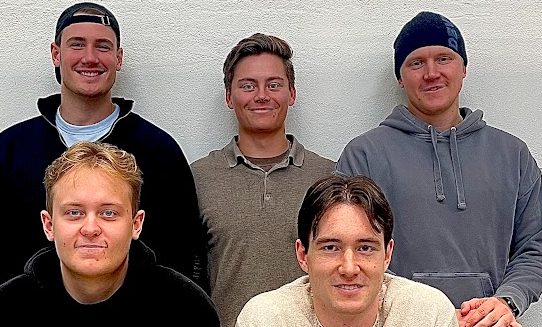
#> input picture LagetEfterPH.png, 542 x 327 px
$ python main.py
#> lines starting #> are read from the running program, lines starting #| are printed output that depends on the picture; after the words box and inside, x2 and y2 are one past the last pixel; in counts of white or black regions, pixels touching at a corner belong together
### EdgeDraw.py
import numpy as np
import cv2 as cv
from matplotlib import pyplot as plt
import turtle as t
from time import sleep

def segment(image_path, K=5, draw=False):
#> called with image_path = 'LagetEfterPH.png', K = 5, draw = False
    img = cv.imread(image_path) # Read the image
#> img is the input picture: shape (327, 542, 3); mean B, G, R 109.9, 113.7, 128.5
    img = cv.blur(img, (5,5), 0) # Blur to reduce noise
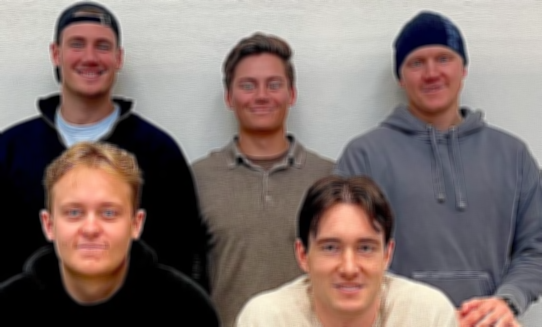
#> img: shape (327, 542, 3); mean B, G, R 109.9, 113.7, 128.5
    Z = img.reshape((-1,3)) # Reshape the image to a 2D array of pixels
    Z = np.float32(Z) # Convert to float32

    criteria = (cv.TERM_CRITERIA_EPS + cv.TERM_CRITERIA_MAX_ITER, 10, 1.0) # Define criteria
    K = 5  # Number of clusters
    _, labels, centers = cv.kmeans(Z, K, None, criteria, 10, cv.KMEANS_RANDOM_CENTERS) # Apply k-means
#> centers = [[53.94, 58.27, 81.1], [107.3, 125, 181], [7.77, 3.37, 4.02], [194.3, 200.6, 204.8], [95.71, 93.95, 105.1]]

    centers = np.uint8(centers) # Convert back to uint8
#> centers = [[53, 58, 81], [107, 124, 180], [7, 3, 4], [194, 200, 204], [95, 93, 105]]
    segmented_data = centers[labels.flatten()] # Map labels to center colors
    segmented_image = segmented_data.reshape(img.shape) # Reshape back to original image shape
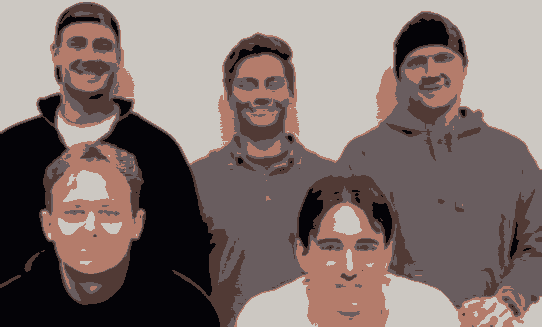
#> segmented_image: shape (327, 542, 3); mean B, G, R 109.4, 113, 128
    gray = cv.cvtColor(segmented_image, cv.COLOR_BGR2GRAY) # Convert to grayscale
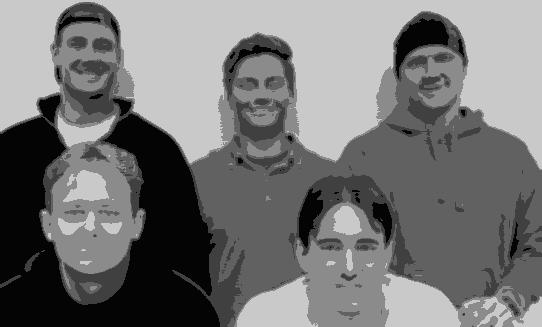
#> gray: shape (327, 542); min 4, max 201, mean 117.3

    #im = cv.imread('Edward.jpg')
    #assert im is not None, "file could not be read, check with os.path.exists()"
    #imgray = cv.cvtColor(im, cv.COLOR_BGR2GRAY)
    #ret, thresh = cv.threshold(gray,80,255, cv.THRESH_TOZERO_INV)¨


    thresh = cv.adaptiveThreshold(gray, 255, cv.ADAPTIVE_THRESH_GAUSSIAN_C, cv.THRESH_BINARY_INV, 21, 10) # Adaptive thresholding
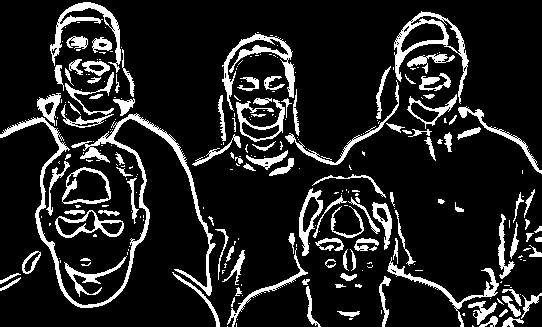
#> thresh: shape (327, 542); 13.6% white; 270 white regions (158 under 20 px)
    contours, hierarchy = cv.findContours(thresh, cv.RETR_TREE, cv.CHAIN_APPROX_NONE) # Find contours
#> contours = 462 contours, 351 with area under 20; largest, box (x1, y1, x2, y2) and area: (0, 113, 216, 308) 2746, (394, 11, 469, 104) 2115, (62, 167, 111, 204) 1346, (62, 169, 110, 203) 1026, (55, 210, 124, 238) 1010
    contours = [cnt for cnt in contours if cv.contourArea(cnt) >= 10] # Filter small contours
#> contours = 134 contours, 23 with area under 20; largest, box (x1, y1, x2, y2) and area: (0, 113, 216, 308) 2746, (394, 11, 469, 104) 2115, (62, 167, 111, 204) 1346, (62, 169, 110, 203) 1026, (55, 210, 124, 238) 1010


    #t = t.Turtle()
    #t.speed(0)
    #t.penup()


    if(draw): # Draw contours using turtle graphics
        for cnt in contours:
            area = cv.contourArea(cnt)
            if  area < 0 :
                continue
            points = cnt[:,0,:]
            #print(points)
            points = points[::5]  # Downsample for faster drawing
            t.penup()
            t.goto(points[0,0]-img.shape[1]/2, img.shape[0]/2-points[0,1])
            t.pendown()
            for p in points:
                t.goto(p[0]-img.shape[1]/2, img.shape[0]/2-p[1])

    return contours

### RapidGenerator.py
#Plane finder sequence
def plane_finder_sequence(file):
    file.write("\n\tPROC plane_finder()\n")
    file.write("\t\tMoveJ air1,v50,z1,BHH_pen\WObj:=Workobject_1;\n")
    file.write("\t\tSearchL \Stop, DI10_0, planepoint1, searchpoint1, v20, BHH_pen\WObj:=Workobject_1;\n")
    file.write("\t\tMoveJ air2,v50,z1,BHH_pen\WObj:=Workobject_1;\n")
    file.write("\t\tSearchL \Stop, DI10_0, planepoint2, searchpoint2, v20, BHH_pen\WObj:=Workobject_1;\n")
    file.write("\t\tMoveJ air3,v50,z1,BHH_pen\WObj:=Workobject_1;\n")
    file.write("\t\tSearchL \Stop, DI10_0, planepoint3, searchpoint3, v20, BHH_pen\WObj:=Workobject_1;\n")
    file.write("\t\tMoveJ air3,v50,z1,BHH_pen\WObj:=Workobject_1;\n")
    file.write("\t\tWorkobject_2.oframe := DefDframe (searchpoint1, searchpoint2, searchpoint3,planepoint1, planepoint2, planepoint3);\n")
    file.write("\tENDPROC\n\n")

#Define points
def define_Calibpoints(file):
    file.write("\tCONST robtarget air1:=[[20,20,-160],[1,0,0,0],[0,0,-2,0],[9E+09,9E+09,9E+09,9E+09,9E+09,9E+09]];\n")
    file.write("\tCONST robtarget air2:=[[100,100,-160],[1,0,0,0],[0,0,-2,0],[9E+09,9E+09,9E+09,9E+09,9E+09,9E+09]];\n")
    file.write("\tCONST robtarget air3:=[[160,40,-160],[1,0,0,0],[0,0,-2,0],[9E+09,9E+09,9E+09,9E+09,9E+09,9E+09]];\n")
    file.write("\tCONST robtarget searchpoint1:=[[20,20,0],[1,0,0,0],[0,0,-2,0],[9E+09,9E+09,9E+09,9E+09,9E+09,9E+09]];\n")
    file.write("\tCONST robtarget searchpoint2:=[[100,100,0],[1,0,0,0],[0,0,-2,0],[9E+09,9E+09,9E+09,9E+09,9E+09,9E+09]];\n")
    file.write("\tCONST robtarget searchpoint3:=[[160,40,0],[1,0,0,0],[0,0,-2,0],[9E+09,9E+09,9E+09,9E+09,9E+09,9E+09]];\n")
    file.write("\tVAR robtarget planepoint1;\n")
    file.write("\tVAR robtarget planepoint2;\n")
    file.write("\tVAR robtarget planepoint3;\n\n")

#Writes the drawing points to the RAPID file using stringify_point
def define_Drawingpoints(file,countours):
    for i, cnt in enumerate(countours):
        for j, point in enumerate(cnt):
            if j%5 == 0:                    # Downsample points for RAPID file
                name = f"Dpoint{i}_{j}"
                file.write(stringify_point(name, point[0][0]/3, point[0][1]/3)) # Scale down the image

#Helper function to format a point in RAPID syntax
def stringify_point(name, x, y):
    return f"\tCONST robtarget {name}:=[[{x},{y},0],[1,0,0,0],[0,0,0,0],[9E+09,9E+09,9E+09,9E+09,9E+09,9E+09]];\n"

#Drawing sequence
def drawing_sequence(file, countours):
    file.write("\n\tPROC drawing_sequence()\n")
    file.write("\t\tConfL \Off;\n") # Disable configuration control for linear moves
    for i, cnt in enumerate(countours):
        file.write(f"\t\tMoveL Offs(Dpoint{i}_{0},0,0,-20),v100,z1,BHH_pen\WObj:=Workobject_2;\n")
        for j, point in enumerate(cnt):
            if j%5 == 0:                # Downsample points for RAPID file
                file.write(f"\t\tMoveL Dpoint{i}_{j},v100,z1,BHH_pen\WObj:=Workobject_2;\n")
        file.write(f"\t\tMoveL Offs(Dpoint{i}_{(len(cnt)-1)-(len(cnt)-1)%5},0,0,-20),v100,z1,BHH_pen\WObj:=Workobject_2;\n")

    file.write("\tENDPROC\n\n")


#main program
def generator(countours):
    file = open("RAPID.txt", "w") # Open file in write mode
    file.write("MODULE Module1\n")
    file.write("\tCONST robtarget home:= [[280.027029643,125.4,-515.328184811],[0,0.608761442,0,0.79335333],[0,0,0,0],[9E+09,9E+09,9E+09,9E+09,9E+09,9E+09]];\n\n")

    define_Calibpoints(file) # Define calibration points
    define_Drawingpoints(file, countours) # Define drawing points
    plane_finder_sequence(file) #  Define plane finder sequence
    drawing_sequence(file, countours)  # Define drawing sequence

    file.write("\tPROC main()\n") # Main procedure
    file.write("\t\tMoveJ home,v100,z1,BHH_pen\WObj:=Workobject_1;\n") # Move to home position
    file.write("\t\tplane_finder;\n") # Call plane finder
    file.write("\t\tdrawing_sequence;\n") # Call drawing sequence

    file.write("\t\tMoveJ home,v100,z1,BHH_pen\WObj:=Workobject_1;\n") # Return to home position
    file.write("\tENDPROC\n")
    file.write("ENDMODULE\n")

### main.py
from RapidGenerator import generator
from EdgeDraw import segment

if __name__ == "__main__":
    countours = segment("LagetEfterPH.png", draw=False)
#> countours has the same summary as contours in segment
    generator(countours)
#> the loop in define_Drawingpoints, `for i, cnt in enumerate(countours):` made 134 passes
#> the loop in drawing_sequence, `for i, cnt in enumerate(countours):` made 134 passes

$ run again, with EdwardNy.png copied over LagetEfterPH.png
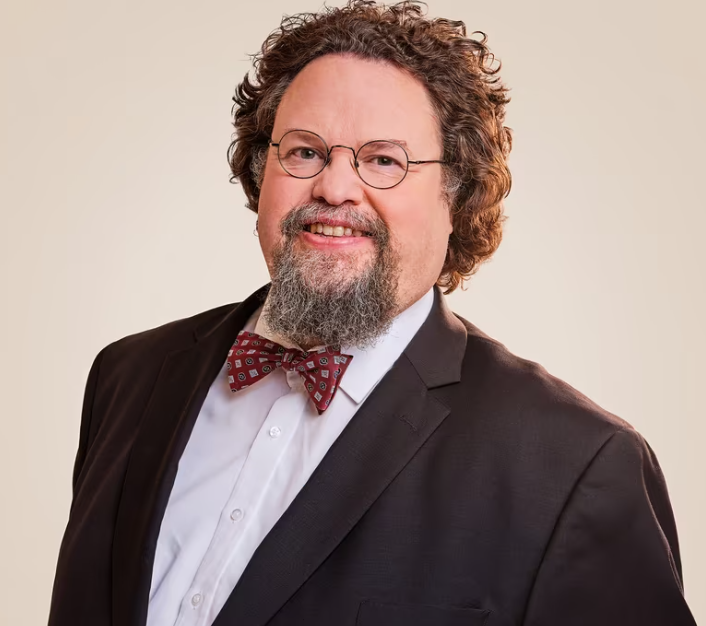
#> input picture EdwardNy.png, 706 x 626 px
#> in segment, img is the input picture: shape (626, 706, 3); mean B, G, R 133.6, 139.3, 157.7
#> in segment, `_, labels, centers = cv.kmeans(Z, K, None, criteria, 10, cv.KMEANS_RAN..`: centers = [[89.97, 102.9, 148.6], [50.88, 52.87, 75.27], [31.11, 28.46, 38.99], [149.4, 161.7, 215], [203.8, 212.5, 224.5]]
#> in segment, `centers = np.uint8(centers)`: centers = [[89, 102, 148], [50, 52, 75], [31, 28, 38], [149, 161, 215], [203, 212, 224]]
#> in segment, `gray = cv.cvtColor(segmented_image, cv.COLOR_BGR2GRAY)`:
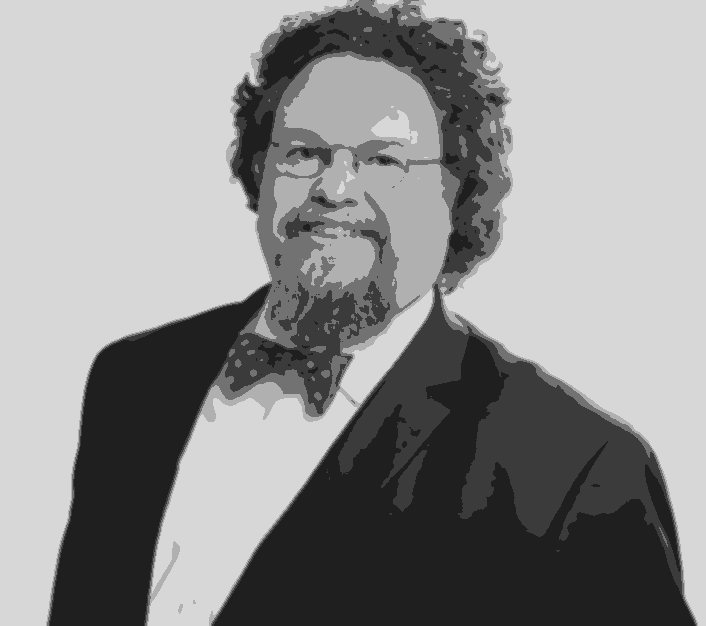
#> gray: shape (626, 706); min 31, max 215, mean 143.8
#> in segment, `thresh = cv.adaptiveThreshold(gray, 255, cv.ADAPTIVE_THRESH_GAUSSIAN_C..`:
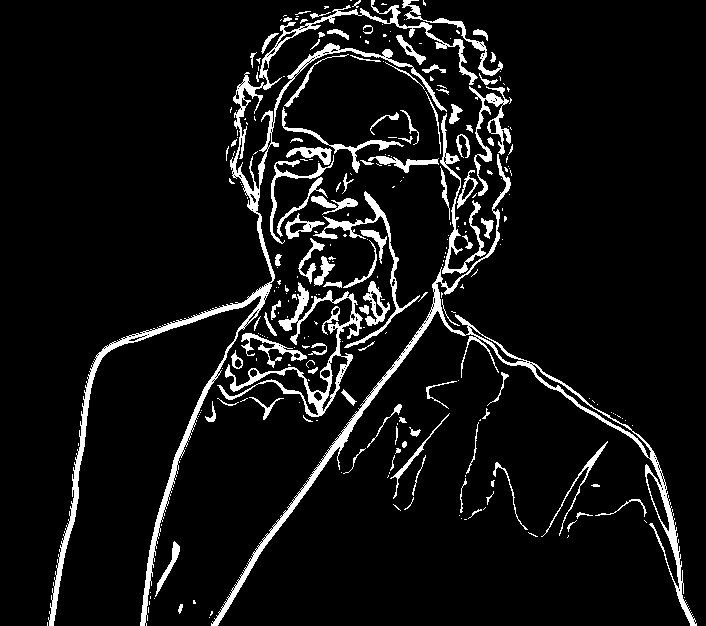
#> thresh: shape (626, 706); 7.5% white; 283 white regions (185 under 20 px)
#> in segment, `contours, hierarchy = cv.findContours(thresh, cv.RETR_TREE, cv.CHAIN_A..`: contours = 612 contours, 520 with area under 20; largest, box (x1, y1, x2, y2) and area: (48, 0, 478, 626) 7001, (211, 154, 697, 626) 6089, (217, 282, 363, 417) 2658, (313, 191, 420, 348) 950, (469, 86, 511, 196) 828
#> in segment, `contours = [cnt for cnt in contours if cv.contourArea(cnt) >= 10]`: contours = 130 contours, 38 with area under 20; largest, box (x1, y1, x2, y2) and area: (48, 0, 478, 626) 7001, (211, 154, 697, 626) 6089, (217, 282, 363, 417) 2658, (313, 191, 420, 348) 950, (469, 86, 511, 196) 828
#> countours has the same summary as contours in segment
#> the loop in define_Drawingpoints, `for i, cnt in enumerate(countours):` made 130 passes
#> the loop in drawing_sequence, `for i, cnt in enumerate(countours):` made 130 passes
